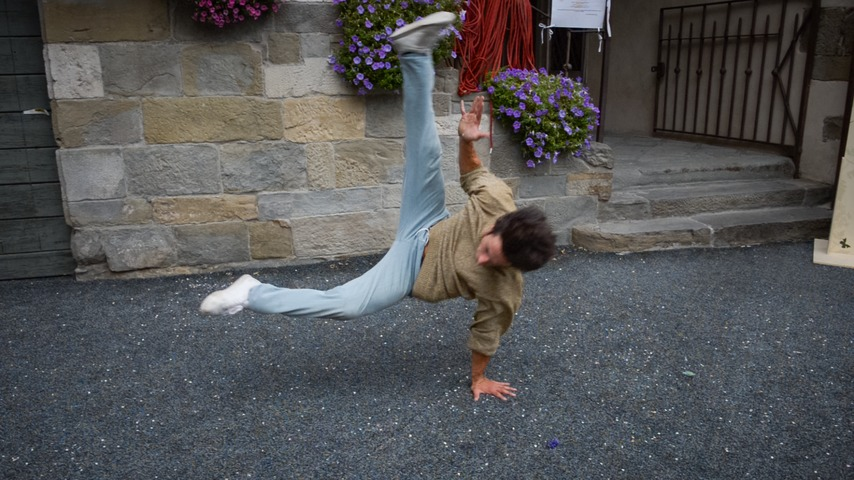
#> input picture sample/00000.jpg, 854 x 480 px
$ python crop.py sample
#> lines starting #> are read from the running program, lines starting #| are printed output that depends on the picture
#> in preprocess_images, image is the input picture: shape (480, 854, 3); mean B, G, R 85.6, 84.7, 84.7
import cv2
import os
import argparse
import shutil

def crop_center(image, target_width, target_height):
    """Crop the center of the image to the target width and height."""
#> called with target_width = 640, target_height = 480
    h, w = image.shape[:2]
#> h = 480; w = 854
    x_center, y_center = w // 2, h // 2
#> x_center = 427; y_center = 240
    x1 = x_center - target_width // 2
#> x1 = 107
    x2 = x_center + target_width // 2
#> x2 = 747
    y1 = y_center - target_height // 2
#> y1 = 0
    y2 = y_center + target_height // 2
#> y2 = 480
    return image[y1:y2, x1:x2]
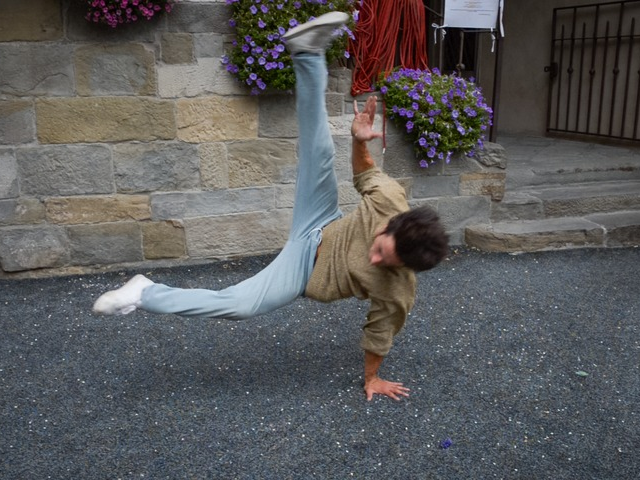
#> returned value: shape (480, 640, 3); mean of channels 0, 1, 2 91.3, 90.6, 91.1; drawn as B, G, R

def create_directory(directory):
    """Create a directory if it doesn't exist."""
    if not os.path.exists(directory):
        os.makedirs(directory)

def move_already_cropped_images(sample_name):
    """Move already cropped images from 'cropped' to 'dataset' directory."""
    already_cropped_dir = os.path.join("cropped", sample_name)
    images_dir = os.path.join("dataset", sample_name, "images")
    create_directory(images_dir)

    for filename in os.listdir(already_cropped_dir):
        if filename.lower().endswith(('.png', '.jpg', '.jpeg', '.bmp', '.tiff')):  # Adjust extensions as needed
            source_file = os.path.join(already_cropped_dir, filename)
            destination_file = os.path.join(images_dir, filename)
            try:
                shutil.move(source_file, destination_file)
                print(f"Moved: {source_file} to {destination_file}")
            except Exception as e:
                print(f"Error moving file {source_file}: {e}")

def preprocess_images(input_dir, target_width, target_height, mode):
    """Preprocess all image files in the input directory by cropping the center and saving them."""
    sample_name = os.path.basename(input_dir)

    if mode == 1:
        move_already_cropped_images(sample_name)

    cropped_dir = os.path.join("cropped", sample_name) if mode == 0 else os.path.join("dataset", sample_name, "masks")
    create_directory(cropped_dir)

    for filename in os.listdir(input_dir):
        if filename.lower().endswith(('.png', '.jpg', '.jpeg', '.bmp', '.tiff')):  # Adjust extensions as needed
            image_path = os.path.join(input_dir, filename)
            image = cv2.imread(image_path)

            if image is None:
                print(f"Error reading image {filename}. Skipping.")
                continue

            # Crop the center of the image
            cropped_image = crop_center(image, target_width, target_height)

            # Save the cropped image
            output_path = os.path.join(cropped_dir, filename)
            cv2.imwrite(output_path, cropped_image)
            print(f"Processed image saved to {output_path}")
#> pass 2 of the loop in preprocess_images, `for filename in os.listdir(input_dir):`:
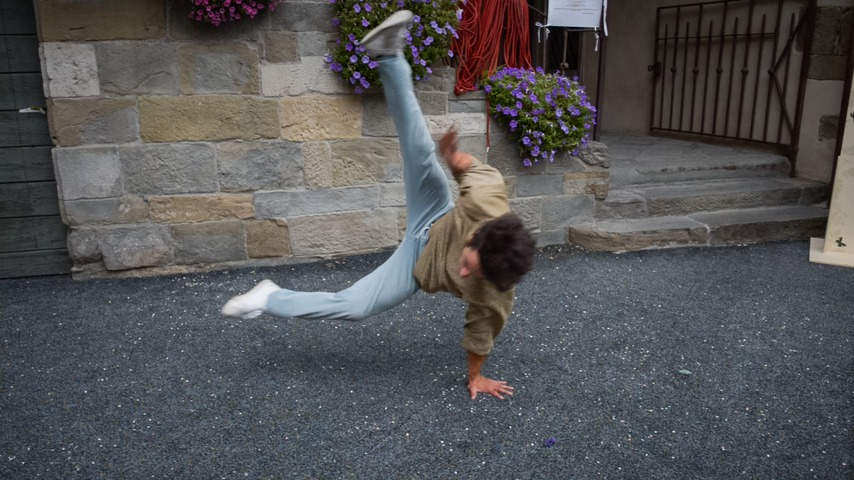
#> input picture sample/00001.jpg, 854 x 480 px
#> in preprocess_images, image is the input picture: shape (480, 854, 3); mean B, G, R 85.9, 84.4, 84.5
#> in crop_center (call 2), `return image[y1:y2, x1:x2]`:
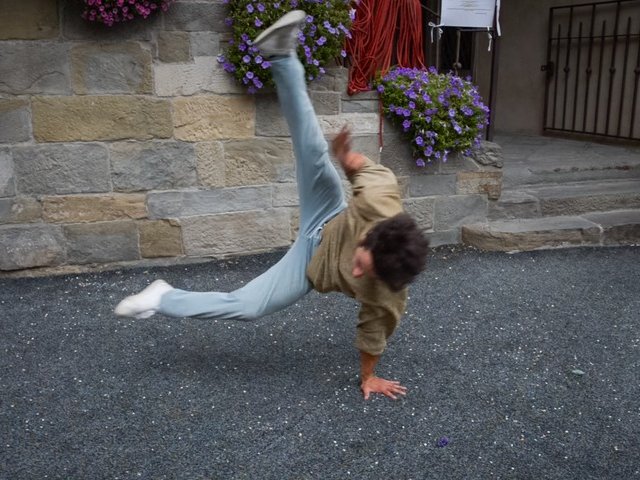
#> returned value: shape (480, 640, 3); mean of channels 0, 1, 2 91.2, 89.8, 90.4; drawn as B, G, R

    print("Processing completed.")

def main():
    parser = argparse.ArgumentParser(description="Crop the center of images to a specified size.")
    parser.add_argument('input_dir', type=str, help="Directory containing the input image files.")
    parser.add_argument('--width', type=int, default=640, help="Target width of the cropped images.")
    parser.add_argument('--height', type=int, default=480, help="Target height of the cropped images.")
    parser.add_argument('--mode', type=int, default=0, help="0 for cropped directory, 1 for dataset directory.")
    args = parser.parse_args()

    preprocess_images(args.input_dir, args.width, args.height, args.mode)

if __name__ == '__main__':
    main()
